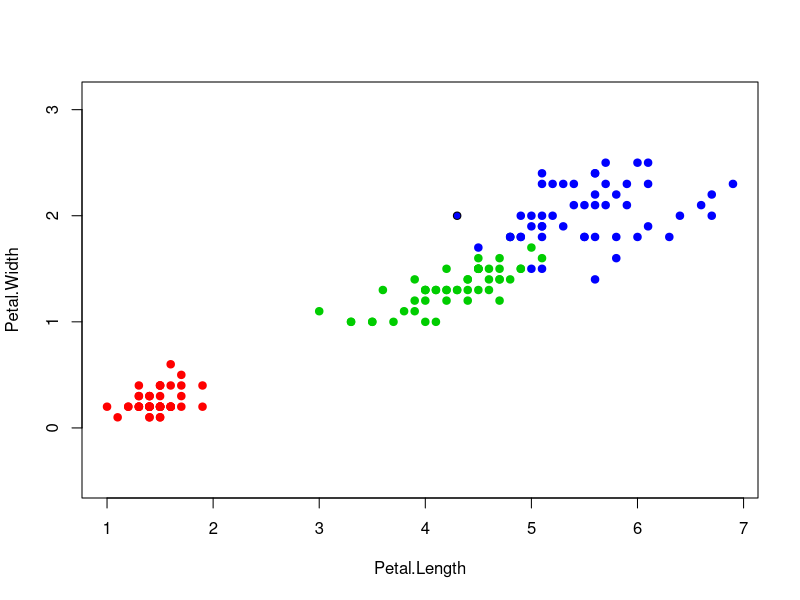

R code for this plot:
colors <- c("setosa" = "red", "versicolor" = "green3",
            "virginica" = "blue")
plot(iris[, 3:4], pch = 21, bg = colors[iris$Species], col
     = colors[iris$Species], asp = 1)
xl <- iris[, 3:5] ## выборка
eD <- function(u, v)  ##функция расстояний, эвклидово расстояние между функциями
{
  sqrt(sum((u - v)^2))
}
sort <- function(xl, point)  ## сортировка объектов по возрастанию согласно растояния до объекта point
{
  l <- dim(xl)[1]
  n <- dim(xl)[2] - 1
  distances <- matrix(NA, l, 2)
  for (i in 1:l)
  {
    distances[i, ] <- c(i,eD(xl[i, 1:n], point)) ## расстояние от каждой точки до точки point, классифицируемой
  }
  newXl <- xl[order(distances[, 2]), ] ## сортировка выборки
}
kNN <- function(xl, point, k)
{
  newXl <- sort(xl, point)
  n <- dim(newXl)[2] - 1 
  class <- newXl[1:k, n + 1] ## получение класса соседа
  return (class)## возвращаем класс
}

point <- c(4.3, 2.0)
class <- kNN(xl, point, k=6)
points(point[1], point[2], pch = 21, bg = colors[class], asp = 1)



